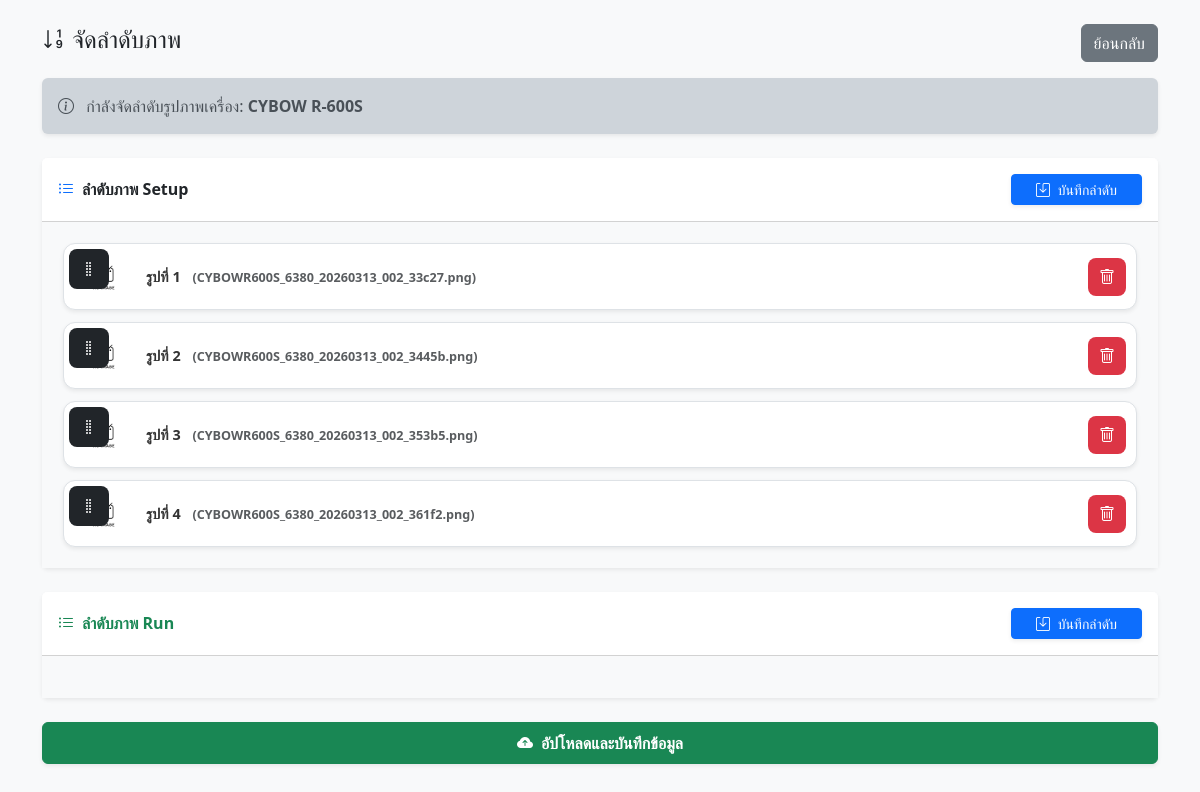
Page /?act=edit&id=36&mode=sort on the committed database.
### tables this page shows
CREATE TABLE `automate_model`  (
  `atm_model_id` int NOT NULL AUTO_INCREMENT,
  `atm_model_name` varchar(50) NULL DEFAULT '',
  `ref_atm_category_id` int NOT NULL,
  `ref_atm_status_manual_id` int NOT NULL DEFAULT 2 COMMENT '1=มีคู่มือ, 2=ไม่มีคู่มือ, 3=รออบรม',
  `atm_training_date` date NULL DEFAULT NULL COMMENT 'วันอบรบเครื่องตรวจ',
  `atm_training_timestart` time NULL DEFAULT NULL COMMENT 'เวลาเริ่มอบรม',
  `atm_training_timeend` time NULL DEFAULT NULL COMMENT 'เวลาสิ้นสุดอบรบ',
  `atm_model_updatedBy` varchar(50) NULL DEFAULT NULL,
  `atm_model_updatedAt` timestamp NOT NULL DEFAULT current_timestamp ON UPDATE CURRENT_TIMESTAMP,
  `atm_model_updatedEv` timestamp NOT NULL DEFAULT current_timestamp ON UPDATE CURRENT_TIMESTAMP,
  PRIMARY KEY (`atm_model_id`) USING BTREE,
  UNIQUE INDEX `atm_model_name`(`atm_model_name` ASC) USING BTREE
);

CREATE TABLE `instrument_setup_images`  (
  `setup_id` int NOT NULL AUTO_INCREMENT,
  `instrument_id` int UNSIGNED NOT NULL,
  `file_name` varchar(255) NOT NULL,
  `sort_order` int NULL DEFAULT 0,
  PRIMARY KEY (`setup_id`) USING BTREE,
  INDEX `instrument_id`(`instrument_id` ASC) USING BTREE,
  INDEX `idx_si_instrument_id`(`instrument_id` ASC) USING BTREE,
  CONSTRAINT `instrument_setup_images_ibfk_1` FOREIGN KEY (`instrument_id`) REFERENCES `instruments` (`ins_id`) ON DELETE RESTRICT ON UPDATE RESTRICT
);

### index.php (called while the page is built, shortened)
<?php
require_once __DIR__ . '/controller.php';

### oop/edit_sort_images.php (the view, shortened to what this page needs)
<?php
$db = $conn ?? $connpeuy;
$stmt_info = $db->prepare("SELECT atm_model_name FROM automate_model WHERE atm_model_id = ?");
$stmt_info->bind_param("i", $ins_id);
$stmt_info->execute();
$info = $stmt_info->get_result()->fetch_assoc();
$setup_res = $db->query("SELECT * FROM instrument_setup_images WHERE instrument_id = $ins_id ORDER BY sort_order ASC");
?>
<div class="alert alert-dark border-0 shadow-sm mb-4">
    <i class="bi bi-info-circle me-2"></i>
    กำลังจัดลำดับรูปภาพเครื่อง: <strong><?= htmlspecialchars($info['atm_model_name'] ?? 'ไม่พบชื่อรุ่น') ?></strong>
</div>
<div class="card shadow-sm border-0 mb-4">
    <div class="card-header bg-white d-flex justify-content-between align-items-center py-3">
        <h6 class="mb-0 fw-bold"><i class="bi bi-list-ul me-2 text-primary"></i>ลำดับภาพ Setup</h6>
        <button class="btn btn-primary btn-sm px-4 shadow-sm" onclick="saveOrder('setup', '<?= $ins_id ?>', '<?= BASE_URL ?>')">
            <i class="bi bi-save me-1"></i> บันทึกลำดับ
        </button>
    </div>
    <div class="card-body bg-light">
        <div id="setup-sortable" class="sortable-list">
            <?php $i=1; while($s = $setup_res->fetch_assoc()): ?>
                <div class="sortable-item shadow-sm" data-id="<?= $s['setup_id'] ?>">
                    <div class="drag-handle"><i class="bi bi-grip-vertical"></i></div>
                    <div class="sortable-info">รูปที่ <?= $i++ ?> <small class="text-muted ms-2">(<?= htmlspecialchars($s['file_name']) ?>)</small></div>
                    <button type="button" class="btn-delete-item" onclick="deleteImgPOST('setup', '<?= $s['setup_id'] ?>', '<?= $ins_id ?>', '<?= BASE_URL ?>')">
                        <i class="bi bi-trash"></i>
                    </button>
                </div>
            <?php endwhile; ?>
        </div>
    </div>
</div>
<div class="card shadow-sm border-0 mb-4">
    <div class="card-header bg-white d-flex justify-content-between align-items-center py-3">
        <h6 class="mb-0 fw-bold text-success"><i class="bi bi-list-ul me-2"></i>ลำดับภาพ Run</h6>
        <button class="btn btn-primary btn-sm px-4 shadow-sm" onclick="saveOrder('run', '<?= $ins_id ?>', '<?= BASE_URL ?>')">
            <i class="bi bi-save me-1"></i> บันทึกลำดับ
        </button>
    </div>
    <div class="card-body bg-light">
        <div id="run-sortable" class="sortable-list">
        </div>
    </div>
</div>

### assets/css/edit.css (style rules this page uses)
.card.shadow-sm { scroll-margin-top: 16px; }
.sortable-item { cursor: grab; touch-action: none; }
.drag-handle { position: absolute; top: 5px; left: 5px; background: rgba(0,0,0,0.5); color: white; padding: 2px 5px; border-radius: 4px; cursor: grab; z-index: 10; }

### oop/edit_sort_images.php (style rules this page uses)
.sortable-list { display: flex; flex-direction: column; gap: 12px; padding: 5px; }
.sortable-item { display: flex; align-items: center; background: #fff; border: 1px solid #dee2e6; border-radius: 12px; padding: 10px; position: relative; touch-action: none; transition: box-shadow 0.2s; }
.drag-handle { cursor: grab; background: #212529; color: #fff; width: 40px; height: 40px; display: flex; align-items: center; justify-content: center; border-radius: 8px; margin-right: 12px; flex-shrink: 0; }
.sortable-info { flex-grow: 1; font-size: 0.9rem; font-weight: 600; color: #333; overflow: hidden; text-overflow: ellipsis; white-space: nowrap; padding-right: 10px; }
.btn-delete-item { background: #dc3545; color: #fff; border: none; border-radius: 8px; width: 38px; height: 38px; display: flex; align-items: center; justify-content: center; flex-shrink: 0; transition: background 0.2s; }

### rows in the picture
automate_model: atm_model_name "CYBOW R-600S"
instrument_setup_images: file_name "CYBOWR600S_6380_20260313_002_33c27.png"
instrument_setup_images: file_name "CYBOWR600S_6380_20260313_002_3445b.png"
instrument_setup_images: file_name "CYBOWR600S_6380_20260313_002_353b5.png"
instrument_setup_images: file_name "CYBOWR600S_6380_20260313_002_361f2.png"
